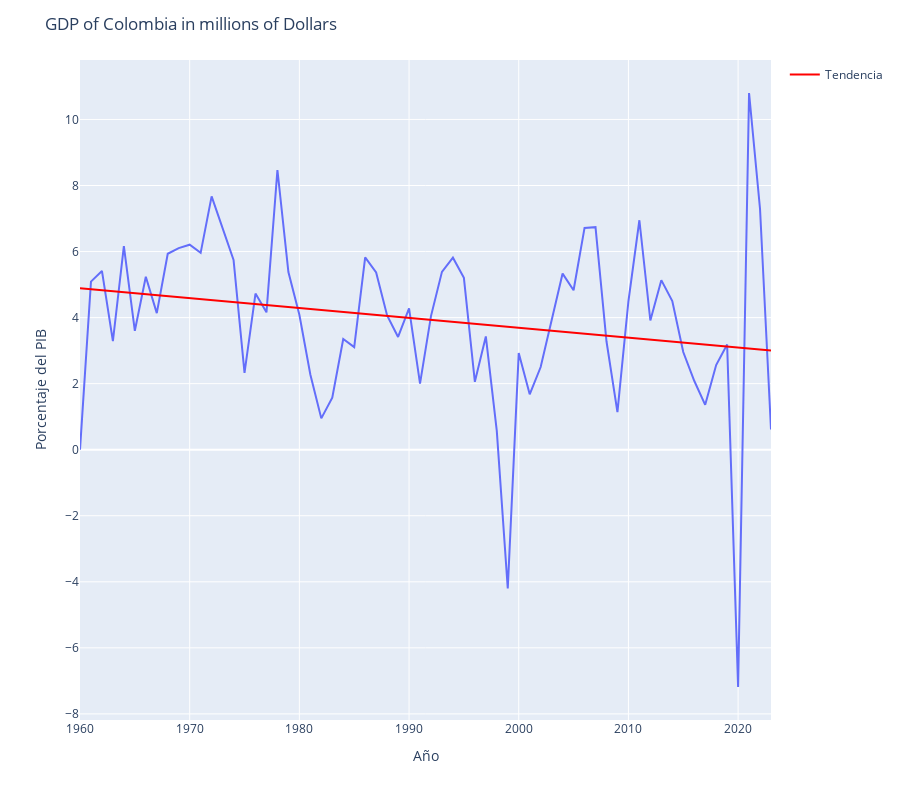

Notebook code cell kept with this figure:
### Markdown cell above
## Trend of GDP of Colombia

### Code cell
fig = px.line(df_data,
             x='year',
             y='gdp_variation')

# Calcular la línea de tendencia
z = np.polyfit(df_data['year'], df_data['gdp_variation'], 1)
p = np.poly1d(z)

# Agregar la línea de tendencia al gráfico
fig.add_trace(go.Scatter(
    x=df_data['year'],
    y=p(df_data['year']),
    mode='lines',
    name='Tendencia',
    line=dict(color='red')
))

fig.update_layout(title='GDP of Colombia in millions of Dollars ',
                 xaxis_title='Año',
                 yaxis_title='Porcentaje del PIB',
                 height=height)

if kaggle:
    fig.show(renderer='iframe_connected')
else:
    fig.show()

### Figure 1 — Plotly figure (JSON) as saved in the notebook; plotly's stock layout.template omitted (floating-point values rounded to 4 significant figures)
{"data": [{"hovertemplate": "year=%{x}<br>gdp_variation=%{y}<extra></extra>", "legendgroup": "", "line": {"color": "#636efa", "dash": "solid"}, "marker": {"symbol": "circle"}, "mode": "lines", "name": "", "orientation": "v", "showlegend": false, "type": "scatter", "x": [1960, 1961, 1962, 1963, 1964, 1965, 1966, 1967, 1968, 1969, 1970, 1971, 1972, 1973, 1974, 1975, 1976, 1977, 1978, 1979, 1980, 1981, 1982, 1983, 1984, 1985, 1986, 1987, 1988, 1989, 1990, 1991, 1992, 1993, 1994, 1995, 1996, 1997, 1998, 1999, 2000, 2001, 2002, 2003, 2004, 2005, 2006, 2007, 2008, 2009, 2010, 2011, 2012, 2013, 2014, 2015, 2016, 2017, 2018, 2019, 2020, 2021, 2022, 2023], "xaxis": "x", "y": [0, 5.089, 5.412, 3.287, 6.167, 3.6, 5.237, 4.135, 5.933, 6.103, 6.208, 5.961, 7.669, 6.723, 5.746, 2.323, 4.728, 4.159, 8.47, 5.379, 4.087, 2.277, 0.9484, 1.574, 3.351, 3.107, 5.824, 5.369, 4.064, 3.414, 4.282, 2.002, 4.045, 5.385, 5.815, 5.202, 2.056, 3.43, 0.5698, -4.204, 2.925, 1.678, 2.504, 3.918, 5.333, 4.829, 6.717, 6.738, 3.283, 1.14, 4.495, 6.948, 3.913, 5.134, 4.499, 2.956, 2.087, 1.359, 2.564, 3.187, -7.186, 10.8, 7.289, 0.6104], "yaxis": "y"}, {"line": {"color": "red"}, "mode": "lines", "name": "Tendencia", "type": "scatter", "x": [1960, 1961, 1962, 1963, 1964, 1965, 1966, 1967, 1968, 1969, 1970, 1971, 1972, 1973, 1974, 1975, 1976, 1977, 1978, 1979, 1980, 1981, 1982, 1983, 1984, 1985, 1986, 1987, 1988, 1989, 1990, 1991, 1992, 1993, 1994, 1995, 1996, 1997, 1998, 1999, 2000, 2001, 2002, 2003, 2004, 2005, 2006, 2007, 2008, 2009, 2010, 2011, 2012, 2013, 2014, 2015, 2016, 2017, 2018, 2019, 2020, 2021, 2022, 2023], "y": [4.891, 4.861, 4.831, 4.801, 4.771, 4.741, 4.711, 4.681, 4.651, 4.621, 4.591, 4.561, 4.532, 4.502, 4.472, 4.442, 4.412, 4.382, 4.352, 4.322, 4.292, 4.262, 4.232, 4.202, 4.172, 4.142, 4.112, 4.082, 4.052, 4.022, 3.993, 3.963, 3.933, 3.903, 3.873, 3.843, 3.813, 3.783, 3.753, 3.723, 3.693, 3.663, 3.633, 3.603, 3.573, 3.543, 3.513, 3.483, 3.454, 3.424, 3.394, 3.364, 3.334, 3.304, 3.274, 3.244, 3.214, 3.184, 3.154, 3.124, 3.094, 3.064, 3.034, 3.004]}], "layout": {"height": 800, "legend": {"tracegroupgap": 0}, "margin": {"t": 60}, "title": {"text": "GDP of Colombia in millions of Dollars "}, "xaxis": {"anchor": "y", "domain": [0, 1], "title": {"text": "Año"}}, "yaxis": {"anchor": "x", "domain": [0, 1], "title": {"text": "Porcentaje del PIB"}}}}
